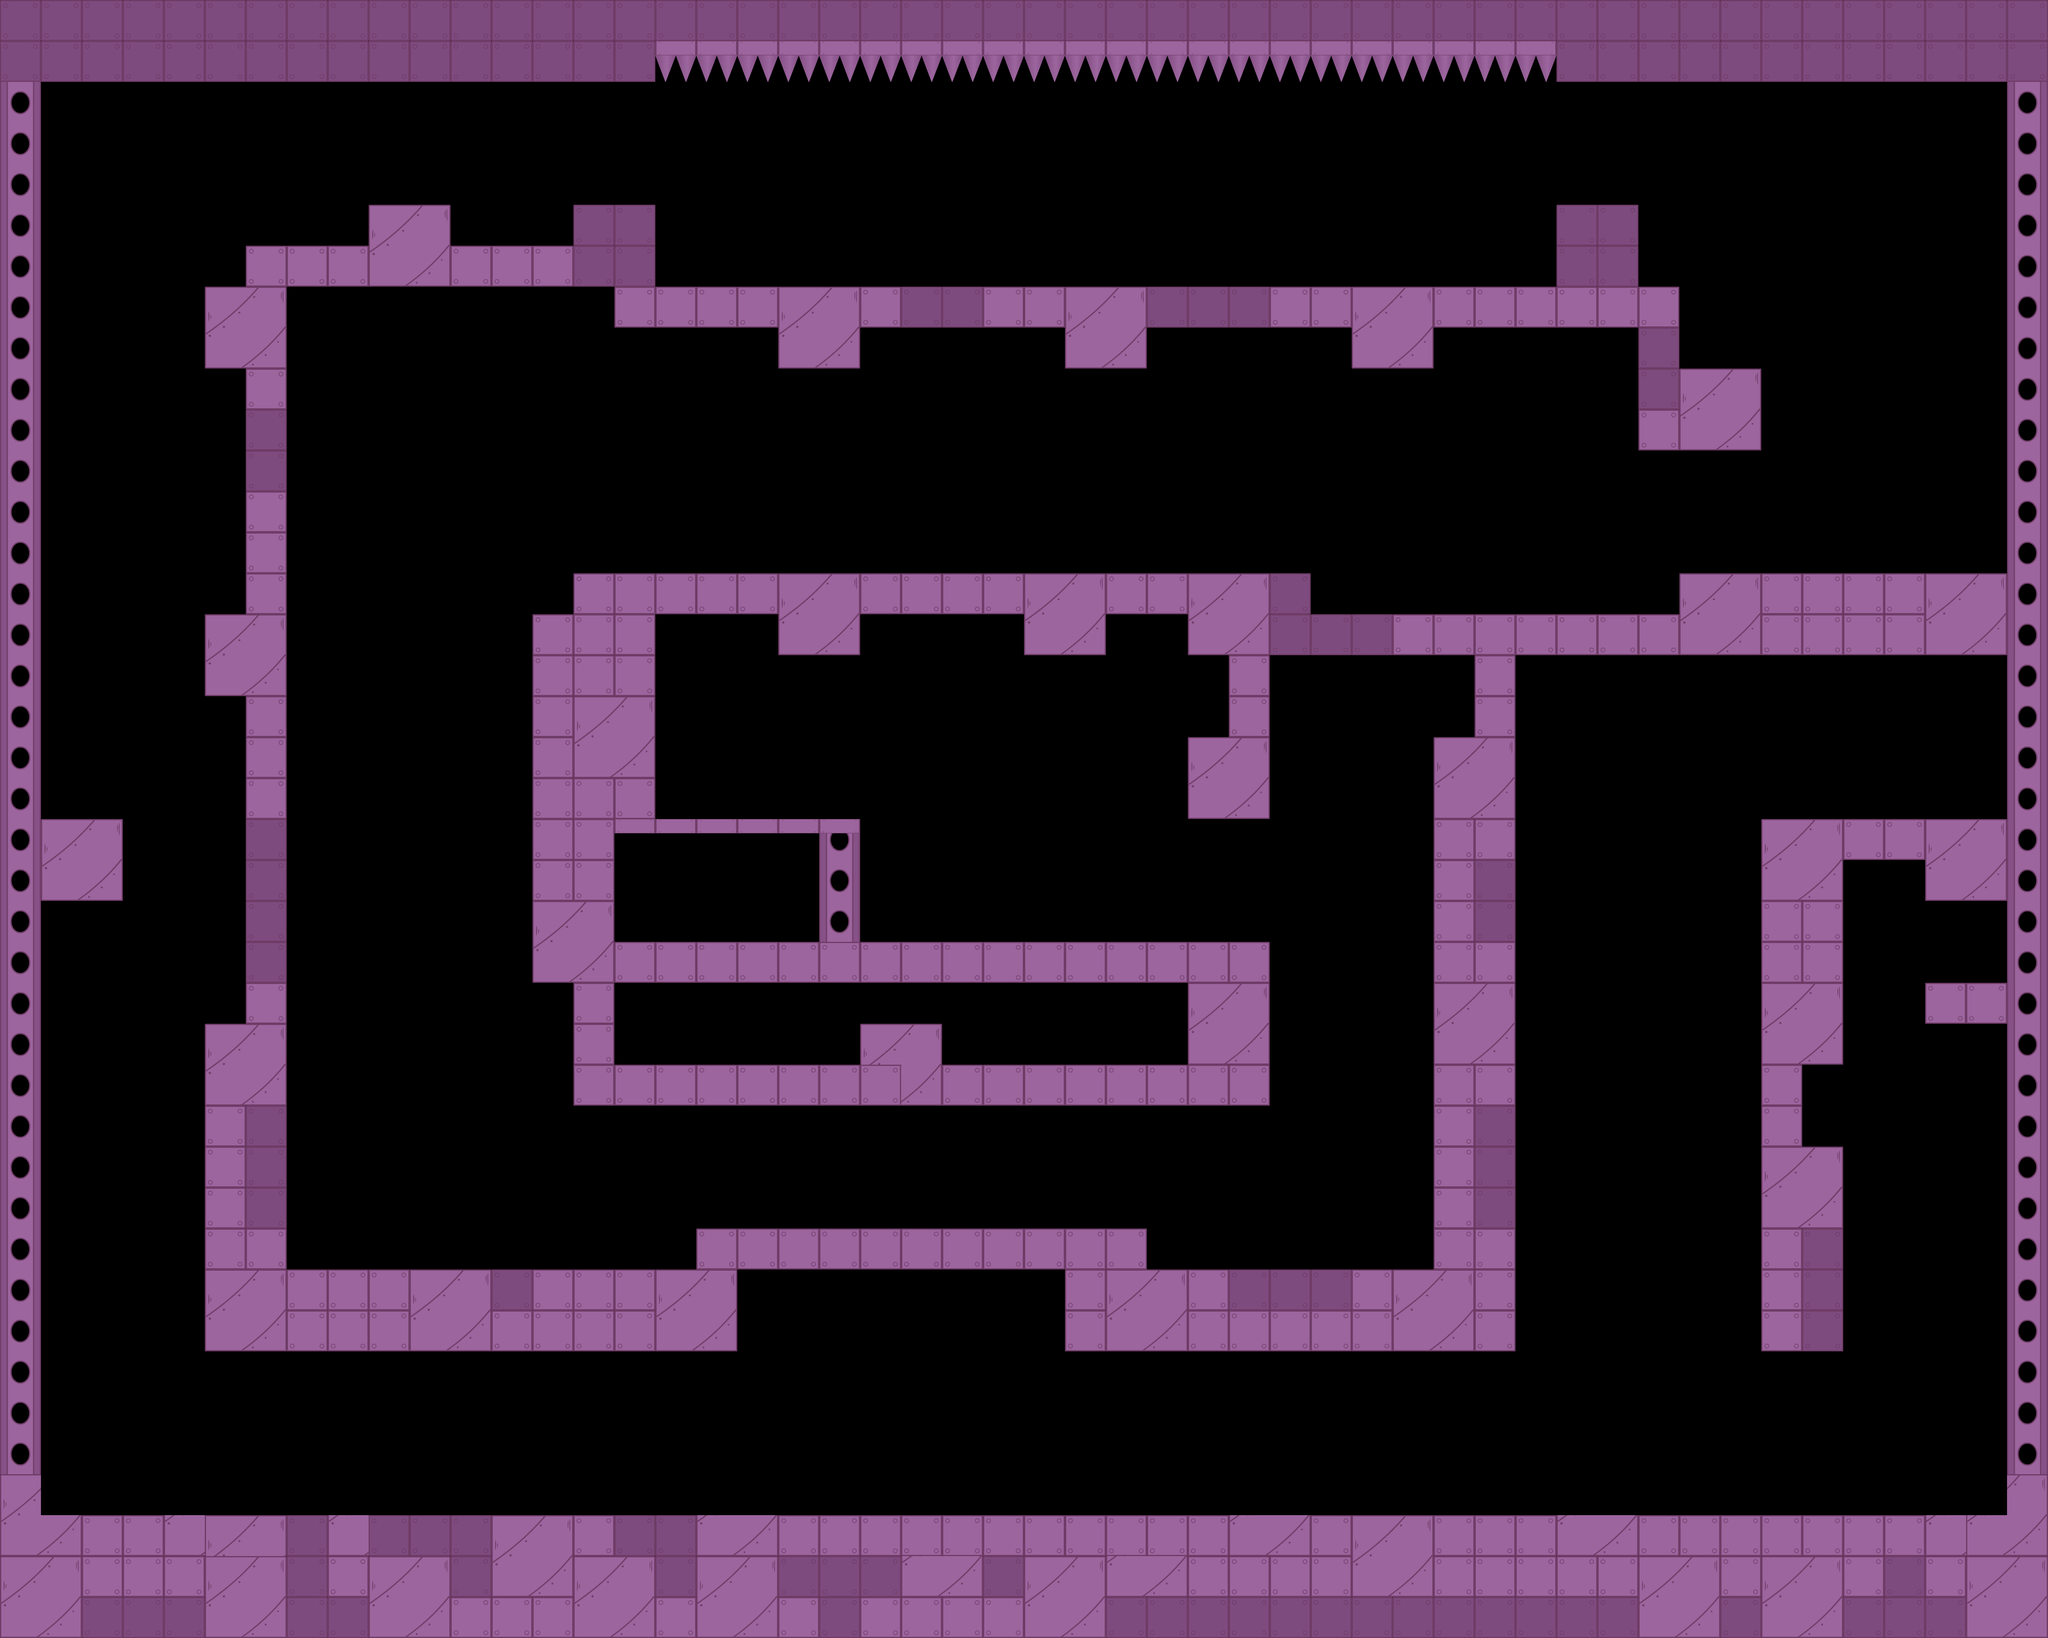

A level layout from a 2D game, rendered from its tile map. Below: a short description, then the map file with tile-grid data replaced by summaries:
An orthogonal 50x40 tile map with 100x100 px tiles, 1 tile layer (walls) and 19 objects.

<map version="1.0" orientation="orthogonal" renderorder="right-down" width="50" height="40" tilewidth="100" tileheight="100" nextobjectid="74">
 <properties>
  <property name="startX" value="47" />
  <property name="startY" value="22" />
  <property name="time" value="60" />
 </properties>
 <tileset firstgid="1" name="tileset" tilewidth="100" tileheight="100" tilecount="15">
  <image source="tileset.png" width="500" height="300" />
  <tile id="2">
   <properties>
    <property name="type" value="spike" />
   </properties>
  </tile>
  <tile id="8">
   <properties>
    <property name="type" value="spike" />
   </properties>
  </tile>
  <tile id="9">
   <properties>
    <property name="type" value="spike" />
   </properties>
  </tile>
  <tile id="13">
   <properties>
    <property name="type" value="spike" />
   </properties>
  </tile>
 </tileset>
 <layer name="walls" width="50" height="40">
  <data>[2000 cells, 662 non-empty, 10 distinct tile ids]</data>
 </layer>
 <objectgroup name="exits">
  <object id="36" x="1800" y="1800" width="100" height="200" />
 </objectgroup>
 <objectgroup name="platforms">
  <object id="37" x="2800" y="1000" width="400" height="200">
   <properties>
    <property name="distance" value="2" />
    <property name="height" value="2" />
    <property name="type" value="vertical" />
    <property name="width" value="4" />
   </properties>
  </object>
  <object id="53" x="1800" y="3300" width="400" height="200">
   <properties>
    <property name="distance" value="2" />
    <property name="height" value="2" />
    <property name="type" value="vertical" />
    <property name="width" value="4" />
   </properties>
  </object>
  <object id="54" x="2200" y="3300" width="400" height="200">
   <properties>
    <property name="distance" value="2" />
    <property name="height" value="2" />
    <property name="type" value="vertical" />
    <property name="width" value="4" />
   </properties>
  </object>
  <object id="69" x="1000" y="700" width="200" height="400">
   <properties>
    <property name="distance" value="3" />
    <property name="height" value="4" />
    <property name="type" value="horizontal" />
    <property name="width" value="2" />
   </properties>
  </object>
  <object id="70" x="900" y="1600" width="200" height="400">
   <properties>
    <property name="distance" value="2" />
    <property name="height" value="4" />
    <property name="type" value="horizontal" />
    <property name="width" value="2" />
   </properties>
  </object>
 </objectgroup>
 <objectgroup name="enemies">
  <object id="55" x="4500" y="3500" width="100" height="100" />
  <object id="56" x="4800" y="2300" width="100" height="100" />
  <object id="63" x="100" y="1900" width="100" height="100" />
  <object id="64" x="1800" y="500" width="100" height="100" />
  <object id="65" x="3400" y="500" width="100" height="100" />
  <object id="66" x="2600" y="500" width="100" height="100" />
  <object id="72" x="2200" y="2800" width="100" height="100" />
  <object id="73" x="2500" y="2100" width="100" height="100" />
 </objectgroup>
 <objectgroup name="pickups">
  <object id="57" x="4600" y="2800" width="100" height="100">
   <properties>
    <property name="type" value="time" />
   </properties>
  </object>
  <object id="62" x="200" y="2400" width="100" height="100">
   <properties>
    <property name="type" value="gas" />
   </properties>
  </object>
  <object id="67" x="1300" y="900" width="100" height="100">
   <properties>
    <property name="type" value="gas" />
   </properties>
  </object>
  <object id="68" x="2800" y="500" width="100" height="100">
   <properties>
    <property name="type" value="ammo" />
   </properties>
  </object>
  <object id="71" x="1100" y="1800" width="100" height="100">
   <properties>
    <property name="type" value="time" />
   </properties>
  </object>
 </objectgroup>
</map>